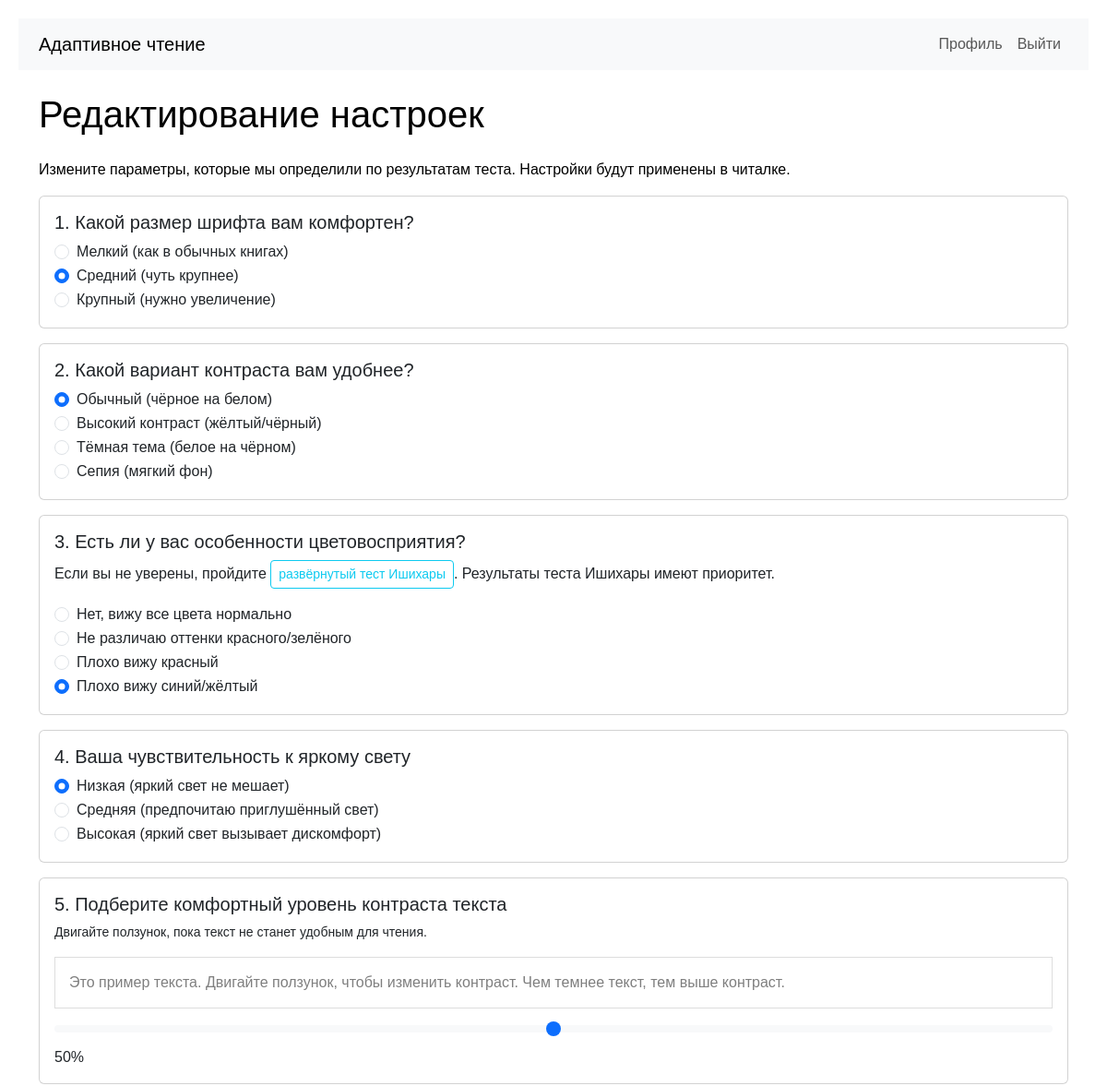
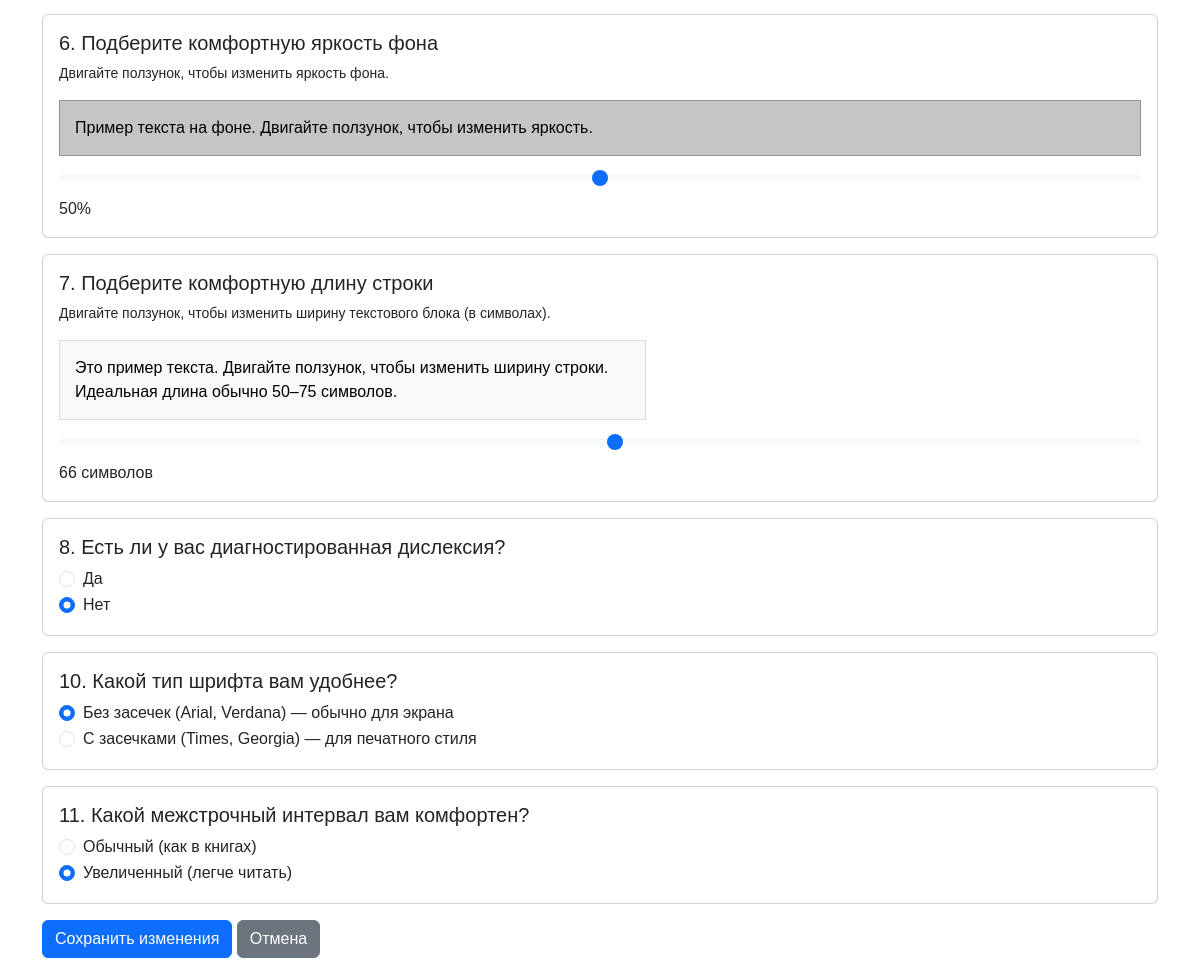
Page /profile/edit (signed in) on the earlier database version (2 pictures, top to bottom).
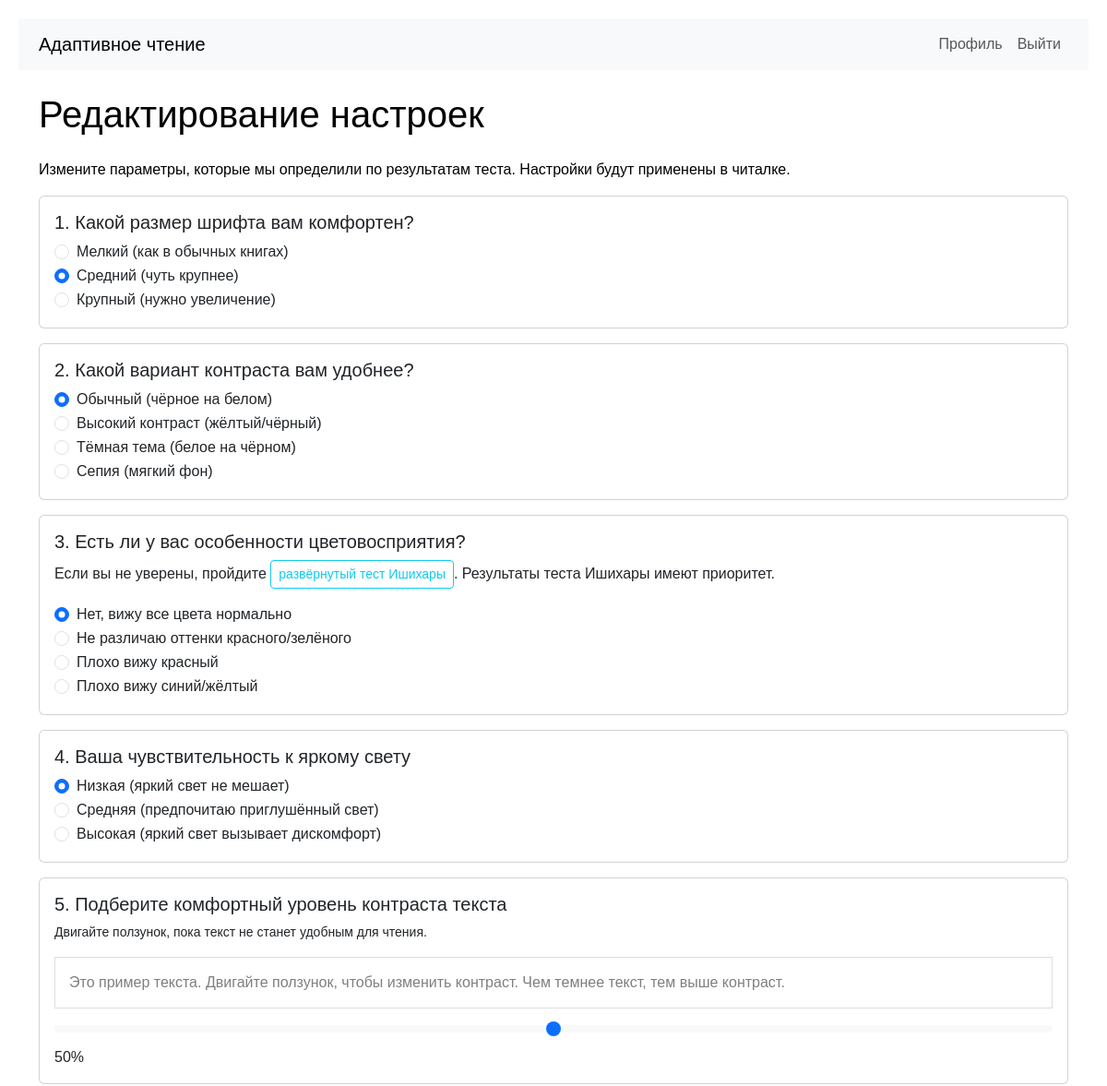
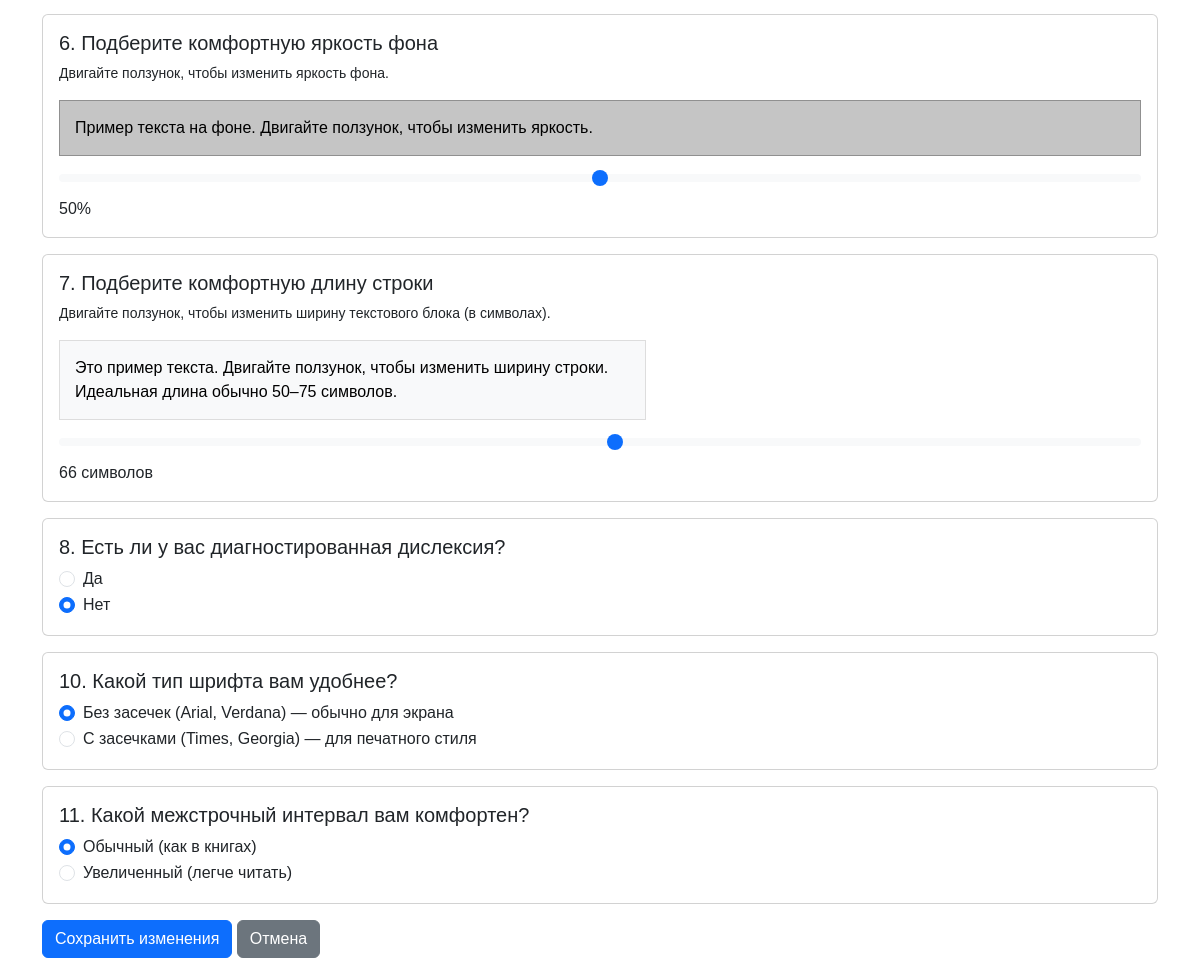
Same page on the later database version (2 pictures, top to bottom).
### app.py (models this page shows, shortened)
class User(db.Model):
    id = db.Column(db.Integer, primary_key=True)
    username = db.Column(db.String(80), unique=True, nullable=False, default='user1')
    password_hash = db.Column(db.String(200))
    contrast = db.Column(db.String(20))       # 'high', 'medium', 'low'
    color_vision = db.Column(db.String(20))   # 'normal', 'deutan', 'protan', 'tritan'
    font_pref = db.Column(db.String(20))      # 'small', 'medium', 'large'
    theme_pref = db.Column(db.String(20))     # 'light', 'dark', 'sepia', 'high_contrast'
    line_height = db.Column(db.String(20), default='normal')      # 'normal' или 'large'
    color_blindness_type = db.Column(db.String(20), default='none')   # 'none', 'protanopia', 'deuteranopia', 'tritanopia'
    has_dyslexia = db.Column(db.Boolean, default=False)
    light_sensitivity_level = db.Column(db.String(20), default='low')   # 'low', 'medium', 'high'
    preferred_font = db.Column(db.String(50), default='Roboto')   # новое поле
    created_at = db.Column(db.DateTime, default=datetime.utcnow)

### app.py (the view, shortened to what this page needs)
@app.route('/profile/edit', methods=['GET', 'POST'])
def edit_profile():
    if 'user_id' not in session:
        return redirect(url_for('login'))
    user = User.query.get(session['user_id'])
    if not user:
        return redirect(url_for('login'))
    return render_template('profile_edit.html', user=user)

### app.py (called while the page is built)
@app.context_processor
def inject_user():
    return dict(session=session)

### templates/profile_edit.html (shortened to what the changed rows need)
{% extends "base.html" %}
{% block content %}
<h1 class="mb-4">Редактирование настроек</h1>
<form method="POST" action="{{ url_for('edit_profile') }}">
    <div class="card mb-3">
        <div class="card-body">
            <div class="form-check">
                <input class="form-check-input" type="radio" name="vision" id="vision_small" value="small" {% if user.font_pref == 'small' %}checked{% endif %}>
                <label class="form-check-label" for="vision_small">Мелкий (как в обычных книгах)</label>
            </div>
            <div class="form-check">
                <input class="form-check-input" type="radio" name="vision" id="vision_medium" value="medium" {% if user.font_pref == 'medium' or not user.font_pref %}checked{% endif %}>
                <label class="form-check-label" for="vision_medium">Средний (чуть крупнее)</label>
            </div>
            <div class="form-check">
                <input class="form-check-input" type="radio" name="vision" id="vision_large" value="large" {% if user.font_pref == 'large' %}checked{% endif %}>
                <label class="form-check-label" for="vision_large">Крупный (нужно увеличение)</label>
            </div>
        </div>
    </div>
    <div class="card mb-3">
        <div class="card-body">
            <div class="form-check">
                <input class="form-check-input" type="radio" name="theme" id="theme_normal" value="normal" {% if user.theme_pref == 'normal' %}checked{% endif %}>
                <label class="form-check-label" for="theme_normal">Обычный (чёрное на белом)</label>
            </div>
            <div class="form-check">
                <input class="form-check-input" type="radio" name="theme" id="theme_high" value="high" {% if user.theme_pref == 'high' %}checked{% endif %}>
                <label class="form-check-label" for="theme_high">Высокий контраст (жёлтый/чёрный)</label>
            </div>
            <div class="form-check">
                <input class="form-check-input" type="radio" name="theme" id="theme_dark" value="dark" {% if user.theme_pref == 'dark' %}checked{% endif %}>
                <label class="form-check-label" for="theme_dark">Тёмная тема (белое на чёрном)</label>
            </div>
            <div class="form-check">
                <input class="form-check-input" type="radio" name="theme" id="theme_sepia" value="sepia" {% if user.theme_pref == 'sepia' %}checked{% endif %}>
                <label class="form-check-label" for="theme_sepia">Сепия (мягкий фон)</label>
            </div>
        </div>
    </div>
    <div class="card mb-3">
        <div class="card-body">
            <div class="form-check">
                <input class="form-check-input" type="radio" name="color_vision" id="color_normal" value="normal" {% if user.color_vision == 'normal' %}checked{% endif %}>
                <label class="form-check-label" for="color_normal">Нет, вижу все цвета нормально</label>
            </div>
            <div class="form-check">
                <input class="form-check-input" type="radio" name="color_vision" id="color_deutan" value="deutan" {% if user.color_vision == 'deutan' %}checked{% endif %}>
                <label class="form-check-label" for="color_deutan">Не различаю оттенки красного/зелёного</label>
            </div>
            <div class="form-check">
                <input class="form-check-input" type="radio" name="color_vision" id="color_protan" value="protan" {% if user.color_vision == 'protan' %}checked{% endif %}>
                <label class="form-check-label" for="color_protan">Плохо вижу красный</label>
            </div>
            <div class="form-check">
                <input class="form-check-input" type="radio" name="color_vision" id="color_tritan" value="tritan" {% if user.color_vision == 'tritan' %}checked{% endif %}>
                <label class="form-check-label" for="color_tritan">Плохо вижу синий/жёлтый</label>
            </div>
        </div>
    </div>
    <div class="card mb-3">
        <div class="card-body">
            <div class="form-check">
                <input class="form-check-input" type="radio" name="light_sensitivity_level" id="light_low" value="low" {% if user.light_sensitivity_level == 'low' %}checked{% endif %}>
                <label class="form-check-label" for="light_low">Низкая (яркий свет не мешает)</label>
            </div>
            <div class="form-check">
                <input class="form-check-input" type="radio" name="light_sensitivity_level" id="light_medium" value="medium" {% if user.light_sensitivity_level == 'medium' %}checked{% endif %}>
                <label class="form-check-label" for="light_medium">Средняя (предпочитаю приглушённый свет)</label>
            </div>
            <div class="form-check">
                <input class="form-check-input" type="radio" name="light_sensitivity_level" id="light_high" value="high" {% if user.light_sensitivity_level == 'high' %}checked{% endif %}>
                <label class="form-check-label" for="light_high">Высокая (яркий свет вызывает дискомфорт)</label>
            </div>
        </div>
    </div>
    <div class="card mb-3">
        <div class="card-body">
            <div class="form-check">
                <input class="form-check-input" type="radio" name="dyslexia" id="dyslexia_yes" value="yes" {% if user.has_dyslexia %}checked{% endif %}>
                <label class="form-check-label" for="dyslexia_yes">Да</label>
            </div>
            <div class="form-check">
                <input class="form-check-input" type="radio" name="dyslexia" id="dyslexia_no" value="no" {% if not user.has_dyslexia %}checked{% endif %}>
                <label class="form-check-label" for="dyslexia_no">Нет</label>
            </div>
        </div>
    </div>
    <div class="card mb-3">
        <div class="card-body">
            <div class="form-check">
                <input class="form-check-input" type="radio" name="line_height" id="line_normal" value="normal" {% if user.line_height == 'normal' or not user.line_height %}checked{% endif %}>
                <label class="form-check-label" for="line_normal">Обычный (как в книгах)</label>
            </div>
            <div class="form-check">
                <input class="form-check-input" type="radio" name="line_height" id="line_large" value="large" {% if user.line_height == 'large' %}checked{% endif %}>
                <label class="form-check-label" for="line_large">Увеличенный (легче читать)</label>
            </div>
        </div>
    </div>
</form>
{% endblock %}

Differences in the rows shown:
changed User "☐ Мелкий (как в обычных книгах)": color_vision "☐ Нет, вижу все цвета нормально" → "☑ Нет, вижу все цвета нормально"; color_vision "☑ Плохо вижу синий/жёлтый" → "☐ Плохо вижу синий/жёлтый"; line_height "☐ Обычный (как в книгах)" → "☑ Обычный (как в книгах)"; line_height "☑ Увеличенный (легче читать)" → "☐ Увеличенный (легче читать)"
